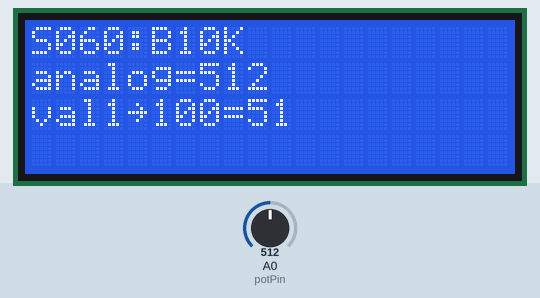
Recording of a sketch running on a simulated Arduino Uno, built with avr-gcc and run on an emulated ATmega328P. Parts: 20×4 character LCD. Inputs (shaded band) come from the test bench; at power-on: A0 (potPin) = 512.

Above: at 2.2 s.
2.3 s: A0 (potPin) set to 716
At 3.2 s:
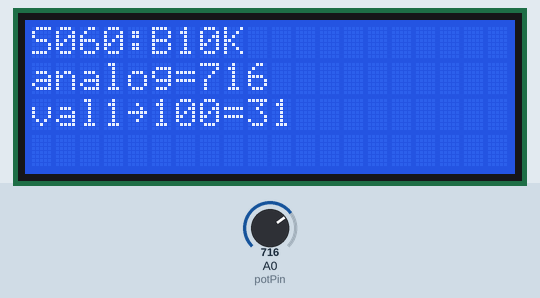
3.8 s: A0 (potPin) set to 900
At 4.4 s:
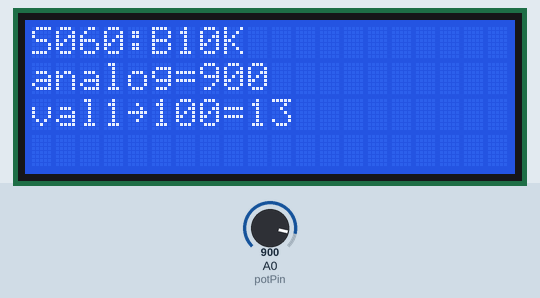
5.3 s: A0 (potPin) set to 1023
At 5.6 s:
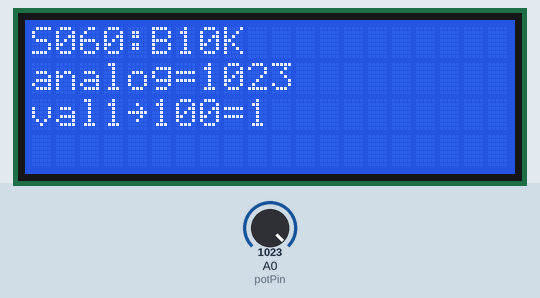
Timing chart, 0 to 8.3 s (numbered marks = the images above; inputs shaded):
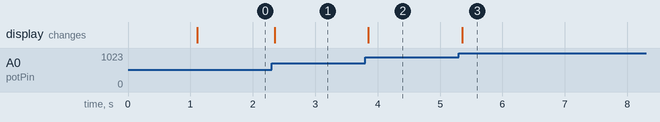

The sketch:

basic_test.ino
```cpp
/* Taper Rotary Potentiometer B10K (B10K) [S060] : http://rdiot.tistory.com/191 [RDIoT Demo] */

#include <Wire.h>
#include <LiquidCrystal_I2C.h>

LiquidCrystal_I2C lcd(0x27,20,4);  // LCD2004
int potPin = A0;
int val;

void setup()
{
  lcd.init();  // initialize the lcd
  lcd.backlight();
  lcd.print("start LCD2004");

  //pinMode(potPin, INPUT);
  delay(1000);

  lcd.clear();
}

void loop()
{
  lcd.setCursor(0,0);
  lcd.print("S060:B10K");

  val = analogRead(potPin);

  lcd.setCursor(0,1);
  lcd.print("analog=" + (String)val + "  " );

  val = map(val, 0, 1021, 100, 1);

  lcd.setCursor(0,2);
  lcd.print("val1~100=" + (String)val + "  " );

  delay(10);
}
```

Measured:
- after the input at 2.3 s, the display: changes after 0.05 s (image 1)
- after the input at 3.8 s, the display: changes after 0.05 s (image 2)
- after the input at 5.3 s, the display: changes after 0.05 s (image 3)
